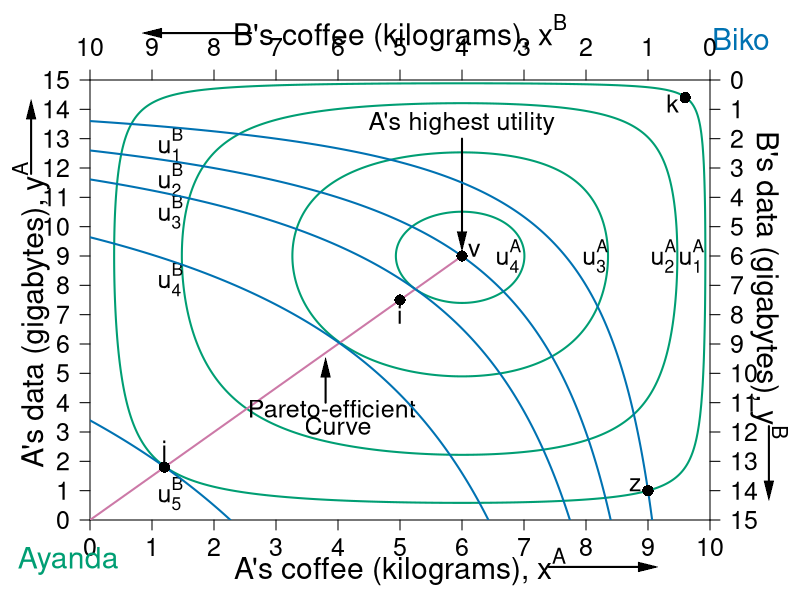

Recreate this plot in R.
require(shape)
#pdf(file = "property_hg_he_powertestSTEP2.pdf", width = 9, height = 7)
#pdf(file = "property_hg_he_powertestSTEP3.pdf", width = 9, height = 7)

pdf(file = "property/property_hg_he_powertest.pdf", width = 9, height = 7)

#Set parameters for graphics
axislabelsize <- 1.8
labelsize <- 1.5
namesize <- 1.8
annotatesize <- 1.5
graphlinewidth <- 2
segmentlinewidth <- 1.5

COL <- c("#7fc97f", "#beaed4", "#fdc086", "#ffff99", "#386cb0", "#f0027f", "#bf5b17", "#666666")
COLA <- c("#99d8c9","#66c2a4","#41ae76", "#238b45", "#005824")
COLB <- c("#4eb3d3", "#2b8cbe", "#0868ac","#084081")
grays <- gray.colors(25, start = 1, end = 0)
CBCols <- c("#009E73","#0072B2","#E69F00","#CC79A7", "#F0E442")

par(mar =  c(4, 4.5, 4, 4.5))

uA <- function(x, y, alpha = 0.5, lambda = 0.4) {
  (x^(alpha)*y^(1 - alpha))^(1-lambda)*((10 - x)^(alpha)*(15 - y)^(1 - alpha))^lambda
}

uB <- function(x, y) {
  (10 - x)^(0.5)*(15 - y)^(0.5)
}

xlims <- c(0, 10)
ylims <- c(0, 15)

npts <- 501 
x <- seq(xlims[1], xlims[2], length.out = npts)
y <- seq(ylims[1], ylims[2], length.out = npts) 



#For B we need a utility where xA = 5.88, ya = 8.82 => corresponds to 1.618 above

plot(0, 0, xlim = xlims, ylim = ylims, type = "n",
     xlab = expression(paste("")),
     ylab = expression(paste("")), 
     xaxt = "n", 
     yaxt = "n", 
     cex.lab = axislabelsize, 
     bty = "n",
     xaxs="i", 
     yaxs="i")

ticksy <- seq(from = 0, to = 15, by = 1)
ylabels <- seq(from = 0, to = 15, by = 1)
ticksx <- seq(from = 0, to = 10, by = 1)
xlabels <- seq(from = 0, to = 10, by = 1)
axis(1, at = ticksx, pos = 0, labels = xlabels, cex.axis = labelsize)
axis(2, at = ticksy, pos = 0, labels = ylabels, las = 1, cex.axis = labelsize)

#a <- c(uA(9,1) - 1, uA(9,1), uA(9,1) + 2, uA(9,1), uA(9,1) + 3, uA(9,1) + 4, uA(9,1) + 5, uA(9,1) + 6, uA(9,1) + 6.6,  uA(9,1) + 7)
a <- c(uA(9,1), uA(9,1) + 1.5, uA(9,1) + 2.5,  uA(9,1) + 2.9)

contour(x, y, 
        outer(x, y, uA),
        drawlabels = FALSE,
        col = CBCols[1],
        lwd = graphlinewidth,
        levels = a, 
        xaxs="i", 
        yaxs="i", 
        add = TRUE) 

#mtext(expression(paste("A's coffee (kilograms), ", x^A)), side=1, line = 2.5, cex = axislabelsize)
text(0.5*xlims[2], -1.6, expression(paste("A's coffee (kilograms), ", x^A)), xpd = TRUE, cex = axislabelsize) 
text(-0.95, 7, expression(paste("A's data (gigabytes), ", y^A)), xpd = TRUE, cex = axislabelsize, srt = 90) 

#Add arrows:
Arrows(-0.95, 11.8, -0.95, 14, col = "black", lty = 1, lwd = 2, arr.type = "triangle", arr.lwd = 0.5, xpd = TRUE)
Arrows(7.4, -1.6, 9, -1.6, col = "black", lty = 1, lwd = 2, arr.type = "triangle", arr.lwd = 0.5, xpd = TRUE)

# arrows(-0.75, 11.5, -0.75, 14, xpd = TRUE, length=0.1,angle=40,lwd=3)
# arrows(7.5, -1.5, 9, -1.5, xpd = TRUE, length=0.1,angle=40,lwd=3)

segments(0, 0, 6, 9, lty = 1, col = CBCols[4] , lwd = graphlinewidth)
text(3.9, 3.8, expression("Pareto-efficient"), cex = labelsize)
text(4, 3.2, expression("Curve"), cex = labelsize)
Arrows(3.8, 4, 3.8, 5.2, col = "black", lty = 1, lwd = 2, arr.type = "triangle", arr.lwd = 0.5)

#Label the iso-welfare functions for the HG, Aisha
text(9.7, 9, expression(u[1]^A), cex = annotatesize)
text(9.25, 9, expression(u[2]^A), cex = annotatesize)
text(8.15, 9, expression(u[3]^A), cex = annotatesize)
text(6.75, 9, expression(u[4]^A), cex = annotatesize)

#Label the indifference curves for the HE, Betty
text(1.3, 12.8, expression(u[1]^B), cex = annotatesize)
text(1.3, 11.6, expression(u[2]^B), cex = annotatesize)
text(1.3, 10.5, expression(u[3]^B), cex = annotatesize)
text(1.3, 8.2, expression(u[4]^B), cex = annotatesize)
text(1.3, 0.9, expression(u[5]^B), cex = annotatesize)

#A's bliss point - 3.1073 is the value of u
# points(5.88, 8.82, pch = 16, col = "black", cex = 1.5)
text(6, 13.5, expression(paste("A's highest utility")), cex = labelsize)
Arrows(6, 13, 6, 9.5, col = "black", lty = 1, lwd = 2, arr.type = "triangle", arr.lwd = 0.5)

#Label point i. 
points(5, 7.5, pch = 16, col = "black", cex = 1.5)
text(5, 7, expression(paste(i)), cex = annotatesize)
# 

text(-0.35, -1.4, expression("Ayanda"), xpd = TRUE, cex = namesize, col = CBCols[1])
text(10.5, 16.4, expression("Biko"), xpd = TRUE, cex = namesize, col = CBCols[2])

#Add new plot
par(new = TRUE)

#Use the same x and ylims as previously, but with locations switched
xlims2 <- c(10, 0)
ylims2 <- c(15, 0)

#Leave the ylab and xlab blank to ensure no axes titles
plot(0, 0, xlim = xlims2, ylim = ylims2, type = "n",
     xlab = expression(paste("")),
     ylab = expression(paste("")),
     xaxt = "n", 
     yaxt = "n", 
     cex.lab = 1.3, 
     bty = "n",
     xaxs="i", 
     yaxs="i")

uB <- function(x, y, alpha = 0.5, lambda = 0) {
  (x^(alpha)*y^(1 - alpha))^(1-lambda)*((10 - x)^(alpha)*(15 - y)^(1 - alpha))^lambda
}

b <- c(uB(1,14), uB(1,14) + 1.16, uB(1,14) + 2.08, uB(1,14) + 3.58, uB(1,14) + 7.03)

contour(x, y, 
        outer(x, y, uB),
        drawlabels = FALSE,
        col = CBCols[2],
        lwd = graphlinewidth,
        levels = b, 
        add = TRUE
) 


# #Label two points for comparison
points(1, 14, pch = 16, col = "black", cex = 1.5)
text(1.2, 13.8, expression(paste(z)), cex = annotatesize)

# #Label two points for comparison
points(0.4*10, 0.4*15, pch = 16, col = "black", cex = 1.5)
text(0.4*10-0.2, 0.4*15-0.2,expression(paste(v)), cex = annotatesize)



points(8.8, (3/2)*8.8, pch = 16, col = "black", cex = 1.5)
text(8.8, (3/2)*8.8 - 0.5, expression(paste(j)), cex = annotatesize)

points(0.4, (3/2)*0.4, pch = 16, col = "black", cex = 1.5)
text(0.4 + 0.2, (3/2)*0.4 + 0.2, expression(paste(k)), cex = annotatesize)

#Set up axes at sides 3 and 4 (top and right)
axis(side = 3, at = ticksx, pos = 0, labels = xlabels, cex.axis = labelsize)
axis(side = 4, at = ticksy, pos = 0, labels = ylabels, las = 1, cex.axis = labelsize)
text(5, -1.6, expression(paste("B's coffee (kilograms), ", x^B)), xpd = TRUE, cex = axislabelsize)
text(-0.95, 7, expression(paste("B's data (gigabytes), ", y^B)), xpd = TRUE, cex = axislabelsize, srt = 270) 

#Add arrows:
Arrows(-0.95, 11.8, -0.95, 14, col = "black", lty = 1, lwd = 2, arr.type = "triangle", arr.lwd = 0.5, xpd = TRUE)
Arrows(7.4, -1.6, 9, -1.6, col = "black", lty = 1, lwd = 2, arr.type = "triangle", arr.lwd = 0.5, xpd = TRUE)

# arrows(-0.8, 11.5, -0.8, 14, xpd = TRUE, length=0.1,angle=40,lwd=3)
# arrows(7.5, -1.5, 9, -1.5, xpd = TRUE, length=0.1,angle=40,lwd=3)


dev.off()
